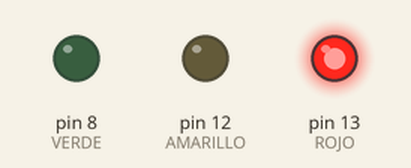
This sketch was run on a simulated Arduino Uno, built with avr-gcc and run on an emulated ATmega328P. On the bench: output pins drawn as LEDs (lit = HIGH).

Above: at 0.6 s.
At 1.8 s:
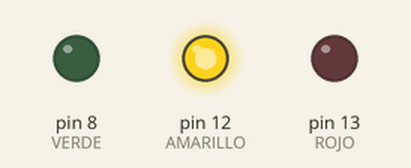
At 6.6 s:
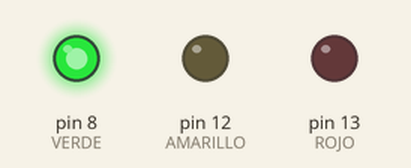
Timing chart, 0 to 8.3 s (numbered marks = the images above):
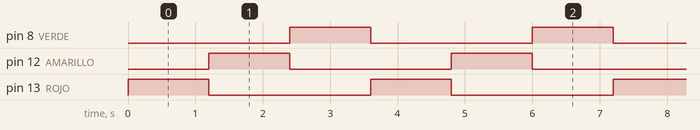

Measured:
- by itself, pin 8 (VERDE), pin 12 (AMARILLO), pin 13 (ROJO): alternates HIGH for 1.2 s and LOW for 2.4 s
- by itself, everything shown: repeats every 3.6 s, in 3 steps

The sketch:

semaforo.ino
```cpp
#define ROJO 13
#define AMARILLO 12
#define VERDE 8

void setup() {
  pinMode(ROJO, OUTPUT);
  pinMode(AMARILLO, OUTPUT);
  pinMode(VERDE, OUTPUT);
}

void loop() {

  //ROJO
  digitalWrite(ROJO, HIGH);
  digitalWrite(AMARILLO, LOW);
  digitalWrite(VERDE, LOW);
  delay(1200);

  //AMARILLO
  digitalWrite(ROJO, LOW);
  digitalWrite(AMARILLO, HIGH);
  digitalWrite(VERDE, LOW);
  delay(1200);

  //VERDE
  digitalWrite(ROJO, LOW);
  digitalWrite(AMARILLO, LOW);
  digitalWrite(VERDE, HIGH);
  delay(1200);

}
```
